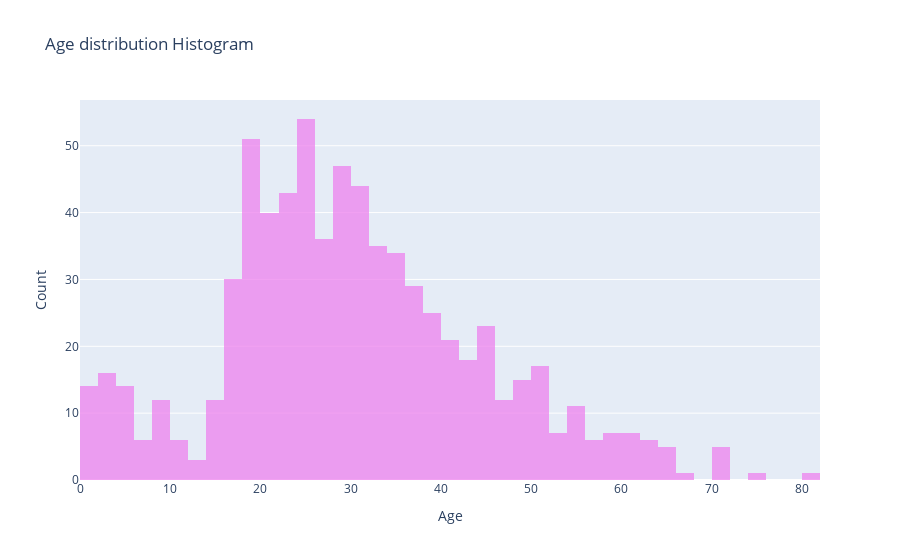

This figure's notebook cell:
### Code cell
trace = go.Histogram(
    x=df_age,
    opacity=0.75,
    name = "Age",
    marker=dict(color='violet'))#rgba(171, 50, 96, 0.6)

layout = go.Layout(barmode='overlay',
                   title=' Age distribution Histogram',
                   xaxis=dict(title='Age'),
                   yaxis=dict( title='Count'),
)
fig = go.Figure(data=trace, layout=layout)

fig.show()

### Figure 1 — Plotly figure (JSON) as saved in the notebook; plotly's stock layout.template omitted (floating-point values rounded to 4 significant figures; data arrays with more than 128 entries replaced by an {"elided": "..."} marker saying what was removed)
{"data": [{"marker": {"color": "violet"}, "name": "Age", "opacity": 0.75, "type": "histogram", "x": {"elided": "891 float values"}}], "layout": {"barmode": "overlay", "title": {"text": " Age distribution Histogram"}, "xaxis": {"title": {"text": "Age"}}, "yaxis": {"title": {"text": "Count"}}}}
